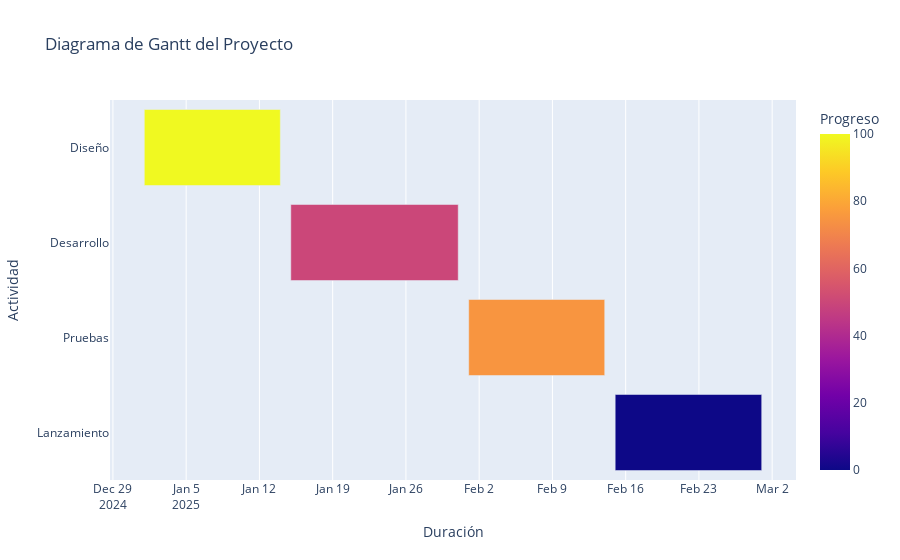

Notebook code for this chart:
### Code cell
fig.update_yaxes(autorange="reversed") # Ordena las tareas de arriba hacia abajo
    fig.update_layout(xaxis_title="Duración", yaxis_title="Actividad")
    fig.show()

### Figure 1 — Plotly figure (JSON) as saved in the notebook; plotly's stock layout.template omitted (floating-point values rounded to 4 significant figures)
{"data": [{"base": ["2025-01-01T00:00:00.000000000", "2025-01-15T00:00:00.000000000", "2025-02-01T00:00:00.000000000", "2025-02-15T00:00:00.000000000"], "hovertemplate": "Inicio=%{base}<br>Fin=%{x}<br>Tarea=%{y}<br>Progreso=%{marker.color}<extra></extra>", "legendgroup": "", "marker": {"color": [100, 50, 75, 0], "coloraxis": "coloraxis", "pattern": {"shape": ""}}, "name": "", "orientation": "h", "showlegend": false, "textposition": "auto", "type": "bar", "x": [1123200000, 1382400000, 1123200000, 1209600000], "xaxis": "x", "y": ["Diseño", "Desarrollo", "Pruebas", "Lanzamiento"], "yaxis": "y"}], "layout": {"barmode": "overlay", "coloraxis": {"colorbar": {"title": {"text": "Progreso"}}, "colorscale": [[0, "#0d0887"], [0.1111, "#46039f"], [0.2222, "#7201a8"], [0.3333, "#9c179e"], [0.4444, "#bd3786"], [0.5556, "#d8576b"], [0.6667, "#ed7953"], [0.7778, "#fb9f3a"], [0.8889, "#fdca26"], [1, "#f0f921"]]}, "legend": {"tracegroupgap": 0}, "title": {"text": "Diagrama de Gantt del Proyecto"}, "xaxis": {"anchor": "y", "domain": [0, 1], "title": {"text": "Duración"}, "type": "date"}, "yaxis": {"anchor": "x", "autorange": "reversed", "domain": [0, 1], "title": {"text": "Actividad"}}}}
